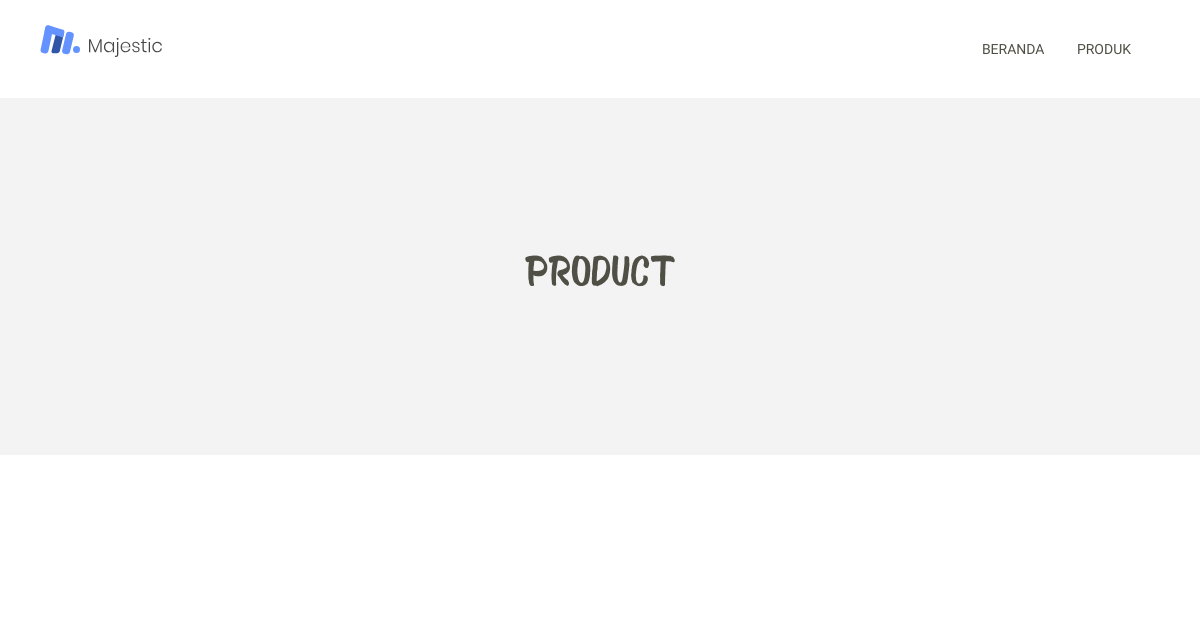
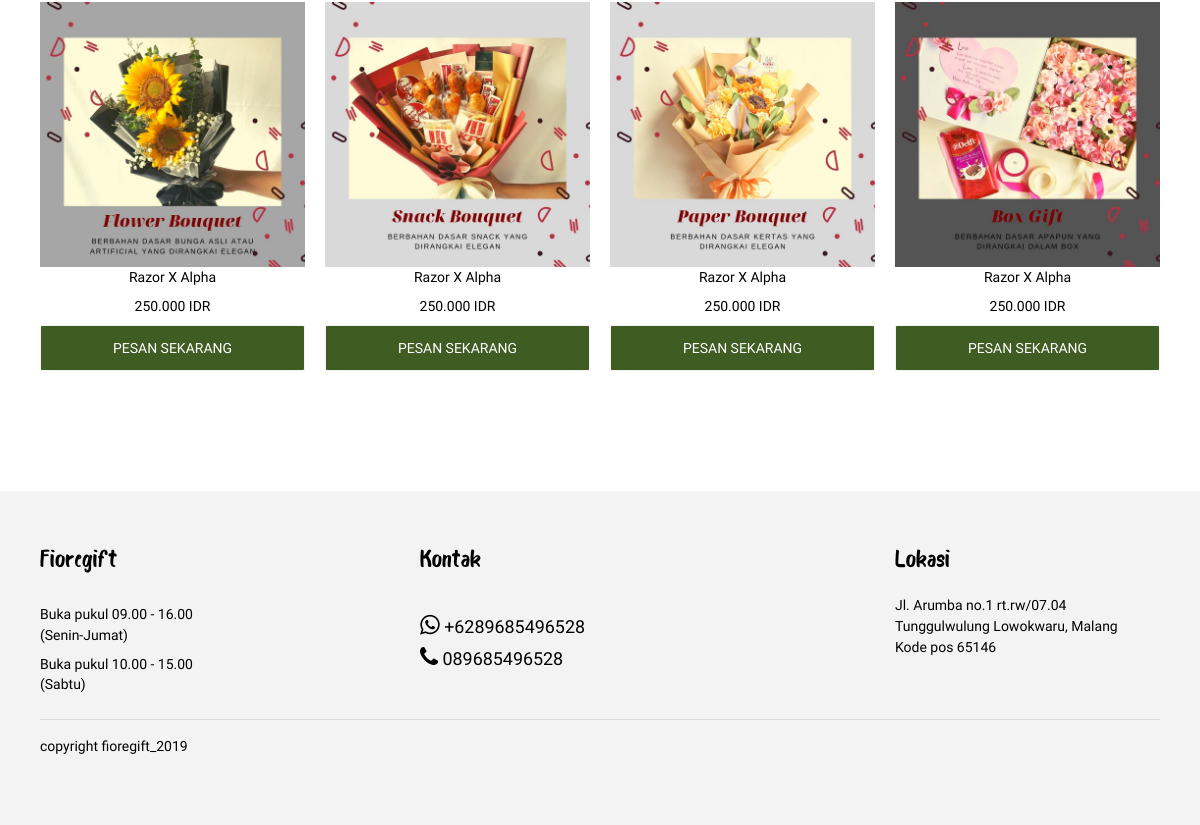
The app's page /index.php/produk_user, older data (2 pictures, top to bottom).
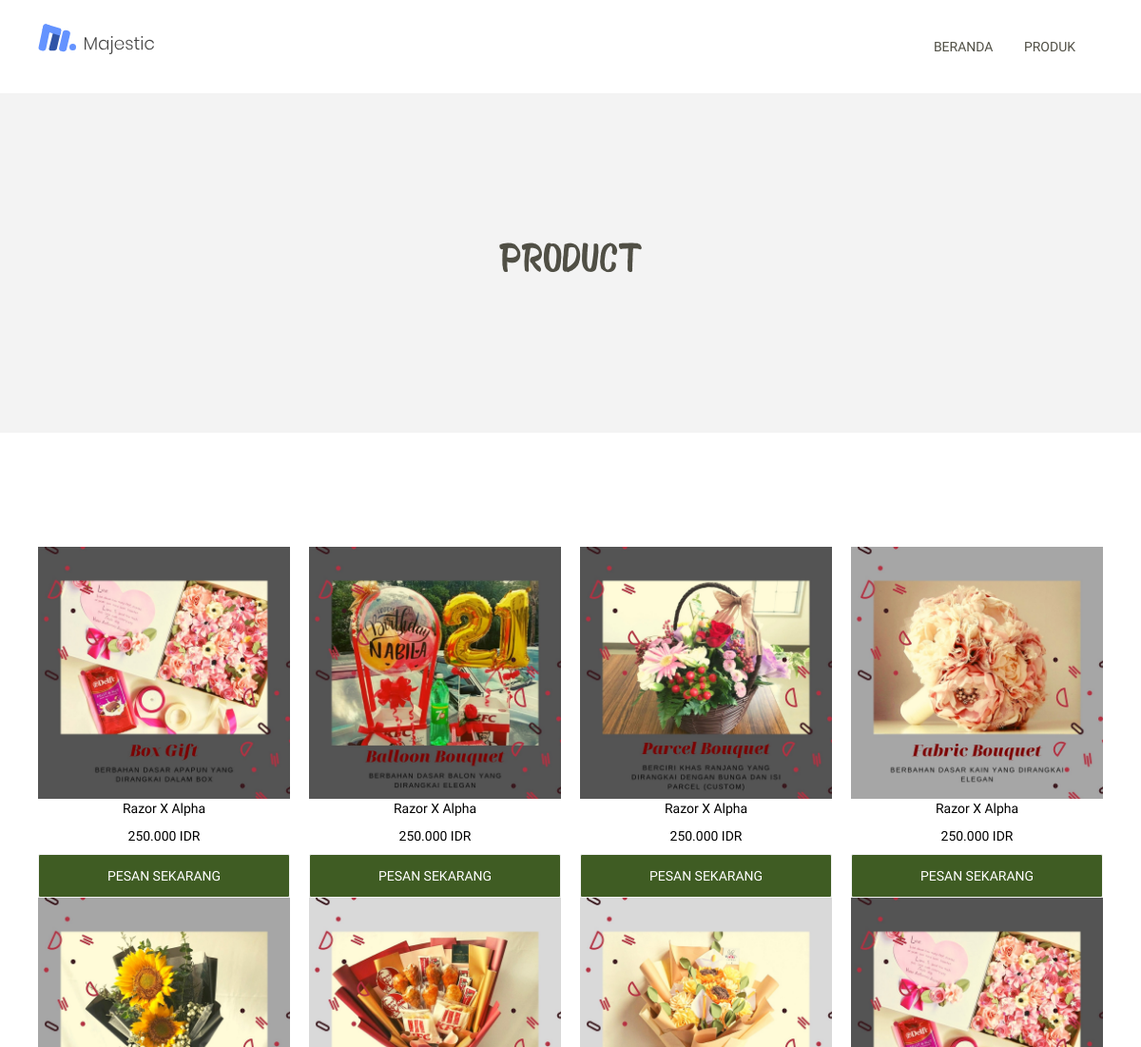
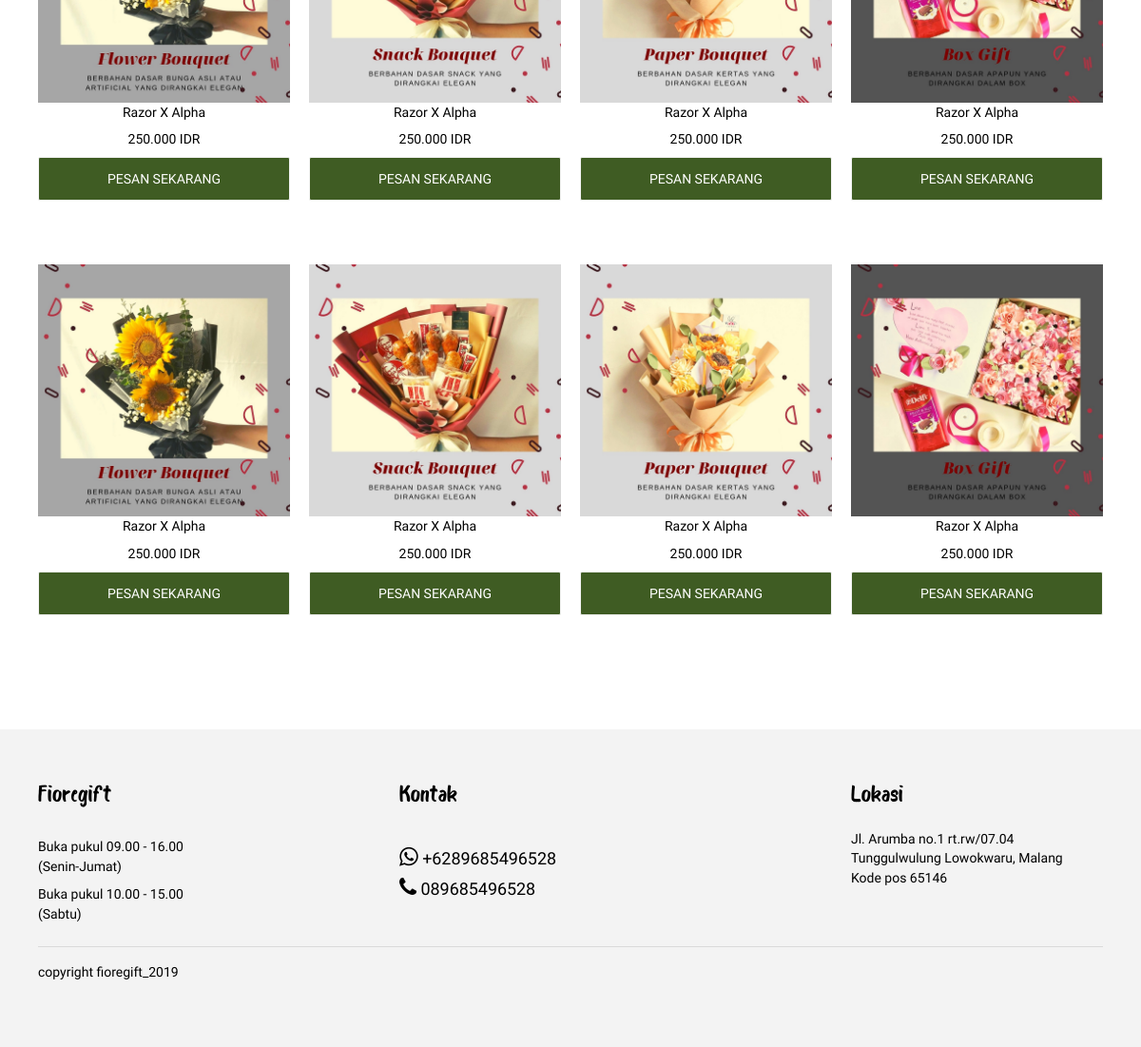
The same page, newer data (2 pictures, top to bottom).
### tables this page shows
CREATE TABLE `tb_produk` (
  `id_produk` int(5) NOT NULL,
  `id_kategori` int(5) NOT NULL,
  `nama_produk` varchar(100) NOT NULL,
  `harga_produk` varchar(100) NOT NULL,
  `deskripsi_produk` text NOT NULL,
  `nama_foto` varchar(100) NOT NULL
);

### application/controllers/Produk_user.php (called while the page is built, shortened)
<?php
class Produk_user extends CI_Controller {
    public function __construct()
    {
        $this->load->helper('url', 'form');
        $this->load->model('mdl_produk');
        $this->load->library('form_validation');
        $this->load->database();
    }
	public function index()
	{
        $paket['array'] = $this->mdl_produk->ambildata();
		$this->load->view('front/produk',$paket);
	}
}

### index.php (called while the page is built, shortened)
<?php
require_once BASEPATH.'core/CodeIgniter.php';

### application/models/Mdl_produk.php (called while the page is built, shortened)
<?php
class Mdl_produk extends CI_Model
{
    public function ambildata()
    {
        $query = $this->db->query("SELECT * FROM tb_produk");
        return $query->result_array();
    }
}

### application/views/front/produk.php (the view, shortened to what this page needs)
<!DOCTYPE html>
<html>
<head>
    <link rel="stylesheet" href="<?php echo base_url('assets/vendors/mdi/css/materialdesignicons.min.css') ?>">
    <link rel="stylesheet" href="<?php echo base_url('assets/vendors/base/vendor.bundle.base.css') ?>">
    <link rel="stylesheet" href="<?php echo base_url('assets/vendors/datatables.net-bs4/dataTables.bootstrap4.css') ?>">
<link rel="stylesheet" href="https://cdnjs.cloudflare.com/ajax/libs/font-awesome/4.7.0/css/font-awesome.min.css">
    <link rel="stylesheet" href="<?php echo base_url('assets/css/style.css') ?>">
</head>
<body>
<div class="container">
	<div class="row">
		<div class="col-lg-4">
			<img class="logo_front" src="<?php echo base_url('assets/images/logo.svg') ?>" alt="logo" />
		</div>
		<div class="col-lg-8">
			<ul>
				<li><a class="link_sub" href="<?php echo base_url('Home');?>">BERANDA</a></li>
				<li><a class="link_sub" href="<?php echo base_url('Produk_user');?>">PRODUK</a></li>
			</ul>
		</div>
	</div>
</div>
<div class="back3">
	<div class="container">
		<div class="row">
			<div class="col-lg-12">
				<p class="fioreFont title_produk">PRODUCT</p>
			</div>
		</div>
	</div>
</div>
<div class="container" style="margin-top: 10%;">
	<div class="row">
    <?php $no = 1;
    foreach ($array as $key) {	?>
		<div class="col-lg-3">
			<div class="cards">
				<center><img style="width: 100%;" src="<?php echo ($key['nama_foto'] != '' ? base_url('./upload/produk/' . $key['nama_foto']) : base_url('./upload/nama_foto/img_defautl.jpg')); ?>"></center>
				<p align="center" class="title_product">Razor X Alpha</p>
				<p align="center" class="title_product">250.000 IDR</p>
				<center><input value="PESAN SEKARANG" type="button" data-toggle="modal" data-target="#myModal2" id="star_1" class="form-control btn-core"></center>
			</div>
		</div>
	<?php } ?>
	</div>
<div class="row" style="margin-top: 6%;">
		<div class="col-lg-3">
				<div class="cards">
					<center><img style="width: 100%;" src="<?php echo base_url('assets/images/p8.jpg'); ?>"></center>
					<p align="center" class="title_product">Razor X Alpha</p>
					<p align="center" class="title_product">250.000 IDR</p>
					<center><input value="PESAN SEKARANG" type="button" data-toggle="modal" data-target="#myModal2" id="star_1" class="form-control btn-core"></center>
				</div>
		</div>
		<div class="col-lg-3">
				<div class="cards">
					<center><img style="width: 100%;" src="<?php echo base_url('assets/images/p9.jpg'); ?>"></center>
					<p align="center" class="title_product">Razor X Alpha</p>
					<p align="center" class="title_product">250.000 IDR</p>
					<center><input value="PESAN SEKARANG" type="button" data-toggle="modal" data-target="#myModal2" id="star_1" class="form-control btn-core"></i></center>
				</div>
		</div>
		<div class="col-lg-3">
				<div class="cards">
					<center><img style="width: 100%;" src="<?php echo base_url('assets/images/p10.jpg'); ?>"></center>
					<p align="center" class="title_product">Razor X Alpha</p>
					<p align="center" class="title_product">250.000 IDR</p>
					<center><input value="PESAN SEKARANG" type="button" data-toggle="modal" data-target="#myModal2" id="star_1" class="form-control btn-core"></i></center>
				</div>
		</div>
		<div class="col-lg-3">
				<div class="cards">
					<center><img style="width: 100%;" src="<?php echo base_url('assets/images/p2.jpg'); ?>"></center>
					<p align="center" class="title_product">Razor X Alpha</p>
					<p align="center" class="title_product">250.000 IDR</p>
					<center><input value="PESAN SEKARANG" type="button" data-toggle="modal" data-target="#myModal2" id="star_1" class="form-control btn-core"></i></center>
				</div>
		</div>
	</div>
</div>
<footer>
	<div class="container">
		<div class="row">
			<div class="col-lg-4">
				<p class="fioreFont foot_cash" style="margin-bottom: 9%;">Fioregift</p>
				<p>Buka pukul 09.00 - 16.00<br>(Senin-Jumat)</p>
				<p>Buka pukul 10.00 - 15.00<br>(Sabtu)</p>
			</div>
			<div class="col-lg-5">
				<p class="fioreFont foot_cash" style="margin-bottom: 9%;">Kontak</p>
				<p class="sumFoot"><i class="fa fa-whatsapp" style="font-size:23px"></i> +6289685496528</p>
				<p class="sumFoot"><i class="fa fa-phone" style="font-size:23px"></i> 089685496528</p>
			</div>
			<div class="col-lg-3">
				<p class="fioreFont foot_cash" style="margin-bottom: 9%;">Lokasi</p>
				<p>Jl. Arumba no.1 rt.rw/07.04<br>Tunggulwulung Lowokwaru, Malang<br>Kode pos 65146</p>
			</div>
		</div>
		<div class="row">
			<div class="col-lg-12">
				<hr>
				<p>copyright fioregift_2019</p>
			</div>
		</div>
	</div>
</footer>
</body>
</html>

Row changes from the older to the newer data that the page shows:
added tb_produk: nama_foto (picture)
added tb_produk: nama_foto (picture)
added tb_produk: nama_foto (picture)
added tb_produk: nama_foto (picture)
added tb_produk: nama_foto (picture)
added tb_produk: nama_foto (picture)
added tb_produk: nama_foto (picture)
added tb_produk: nama_foto (picture)
